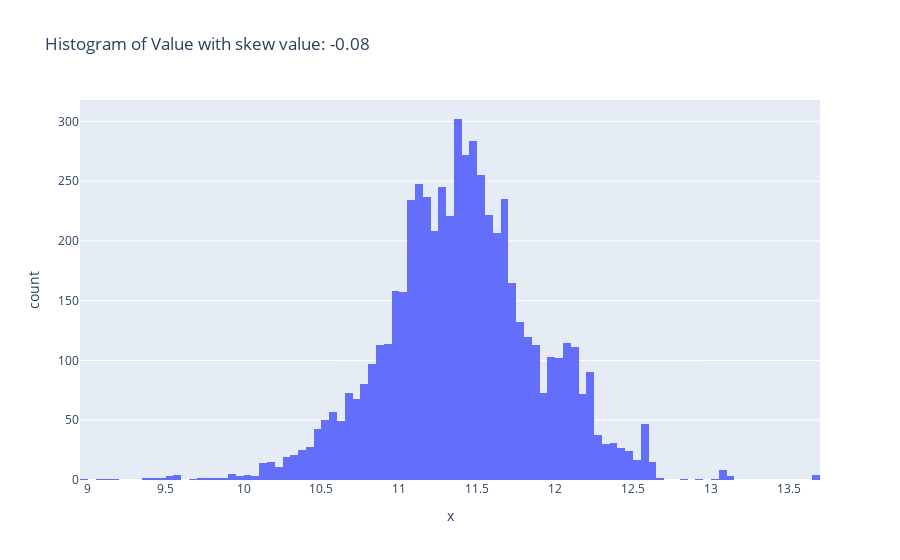

Notebook source saved alongside this figure:
### Code cell
skew_value = np.log(df['VALUE']).skew()

fig6 = px.histogram(df, x= np.log(df['VALUE']), title= f'Histogram of Value with skew value: {skew_value:.2f}')
fig6.show()

### Figure 1 — Plotly figure (JSON) as saved in the notebook; plotly's stock layout.template omitted (floating-point values rounded to 4 significant figures; data arrays with more than 128 entries replaced by an {"elided": "..."} marker saying what was removed)
{"data": [{"alignmentgroup": "True", "bingroup": "x", "hovertemplate": "x=%{x}<br>count=%{y}<extra></extra>", "legendgroup": "", "marker": {"color": "#636efa", "pattern": {"shape": ""}}, "name": "", "offsetgroup": "", "orientation": "v", "showlegend": false, "type": "histogram", "x": {"elided": "5960 float values"}, "xaxis": "x", "yaxis": "y"}], "layout": {"barmode": "relative", "legend": {"tracegroupgap": 0}, "title": {"text": "Histogram of Value with skew value: -0.08"}, "xaxis": {"anchor": "y", "domain": [0, 1], "title": {"text": "x"}}, "yaxis": {"anchor": "x", "domain": [0, 1], "title": {"text": "count"}}}}
